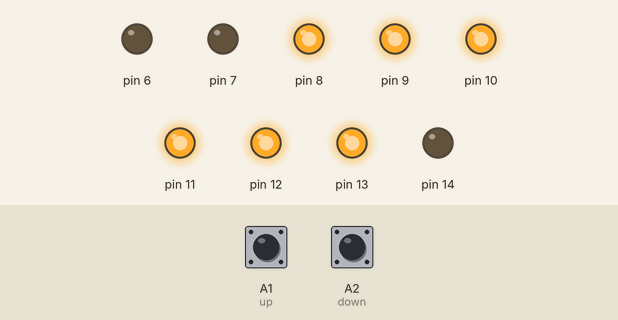
This sketch was run on a simulated Arduino Uno, built with avr-gcc and run on an emulated ATmega328P. Shown: output pins drawn as LEDs (lit = HIGH). The inputs (shaded band) are chosen by the test bench; at power-on: A2 (down) LOW, A1 (up) LOW. What the sketch prints to the serial monitor is not drawn.

Above: at 2.8 s.
2.9 s: A2 (down) pulled HIGH for 3.2 s
At 7.0 s:
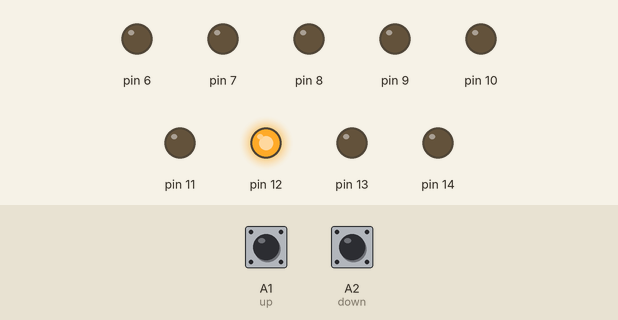
7.6 s: A2 (down) pulled HIGH for 3.2 s
At 11.2 s:
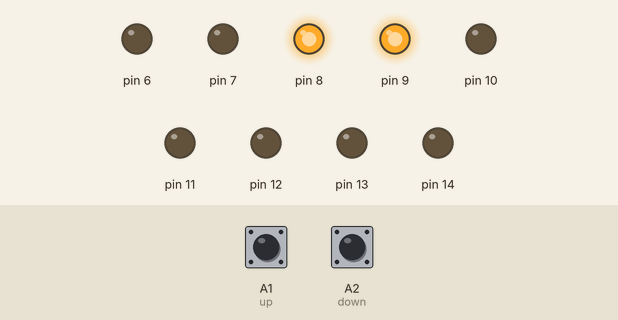
12.3 s: A2 (down) pulled HIGH for 1.2 s
At 13.5 s:
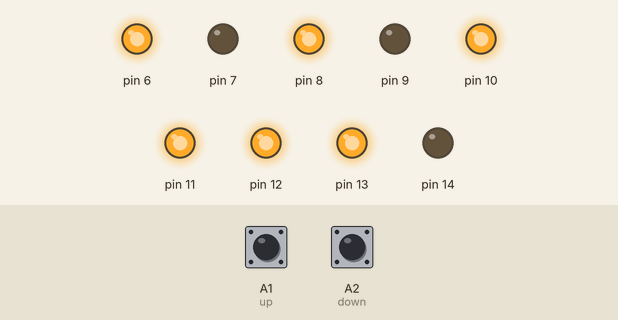
15.0 s: A2 (down) pulled HIGH for 3.2 s
At 16.2 s:
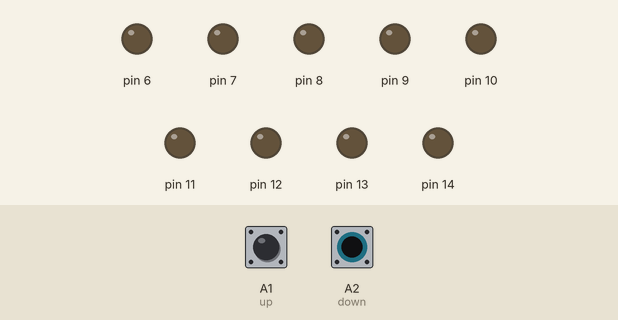
19.7 s: A2 (down) pulled HIGH for 1.2 s
At 21.2 s:
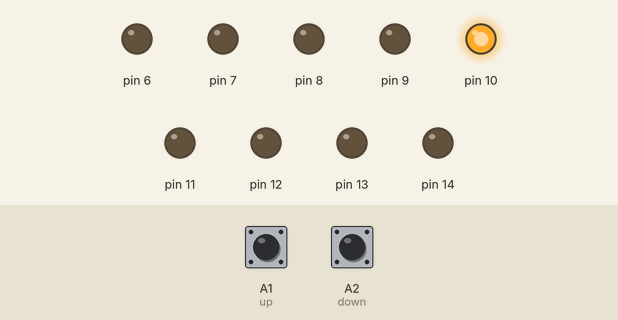
22.4 s: A2 (down) pulled HIGH for 1.2 s
At 23.6 s:
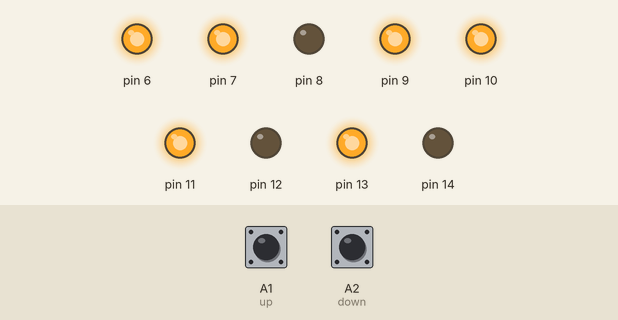
Timing chart, 0 to 25.4 s (numbered marks = the images above; inputs shaded):
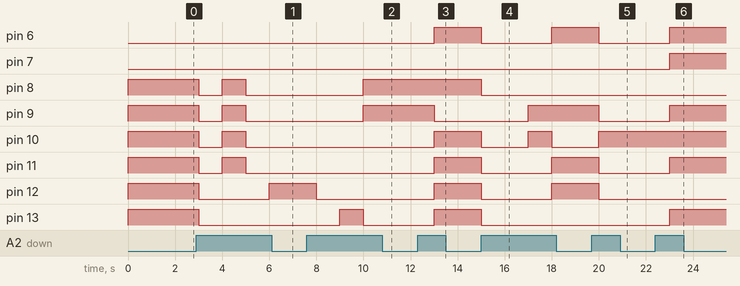

Measured:
- after the input at 2.9 s, pin 8–11: HIGH → LOW after 0.10 s, → HIGH 1.0 s later, → LOW 1.0 s later; pin 12: HIGH → LOW after 0.10 s, → HIGH 3.0 s later; pin 13: HIGH → LOW after 0.10 s
- after the input at 7.6 s, pin 8, pin 9: LOW → HIGH after 2.4 s; pin 12: HIGH → LOW after 0.40 s; pin 13: LOW → HIGH after 1.4 s, → LOW 1.0 s later
- after the input at 12.3 s, pin 6, pin 10–13: LOW → HIGH after 0.70 s; pin 9: HIGH → LOW after 0.70 s
- after the input at 15.0 s, pin 6, pin 11, pin 12: HIGH → LOW at once, → HIGH 3.0 s later; pin 8, pin 13: HIGH → LOW at once; pin 9: LOW → HIGH after 2.0 s; pin 10: HIGH → LOW at once, → HIGH 2.0 s later, → LOW 1.0 s later
- after the input at 19.7 s, pin 6, pin 9, pin 11, pin 12: HIGH → LOW after 0.30 s; pin 10: LOW → HIGH after 0.30 s
- after the input at 22.4 s, pin 6, pin 7, pin 9, pin 11, pin 13: LOW → HIGH after 0.60 s

The sketch:

up_down_counter_me.ino
```cpp
byte LUT[] = {
    0x3F, 0x06, 0x5B, 0x4F,0x66, 0x6D, 0x7D, 0x07,
    0x7F, 0x6F, 0x77, 0x7C, 0x39, 0x5E, 0x79, 0x71
};
int digit, value=0;
int up=A1;
int down=A2;
int y;
void setup()
{
  Serial.begin(9600);
     for(int i=6; i<=15; i++)
    {
      pinMode(i, OUTPUT);
    }

  pinMode(up, INPUT);
  pinMode(down, INPUT);

  digit=LUT[value];

}

void loop()
{

  if(digitalRead(up) == HIGH)
  {
    value++;
    Serial.print(value);
   y=LUT[value];
   PORTB=y;
   digitalWrite(6, bitRead(y, 6));
   digitalWrite(7, bitRead(y, 7));
   delay(1000);
  }
  else if(digitalRead(down) == HIGH)
  {
    value--;
    Serial.print(value);
  }
   y=LUT[value];
   PORTB=y;
   digitalWrite(6, bitRead(y, 6));
   digitalWrite(7, bitRead(y, 7));
   delay(1000);
}
```
